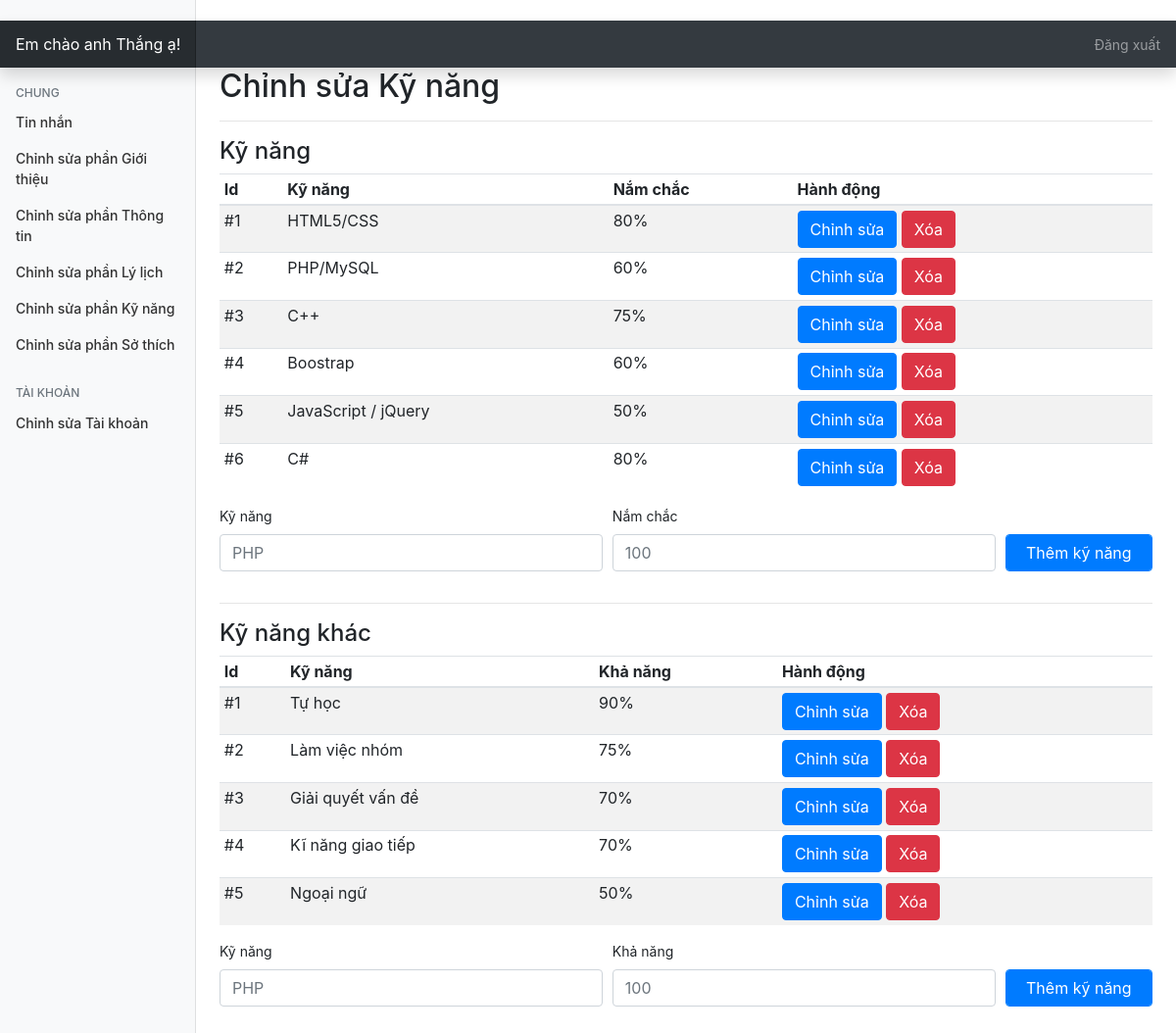
The app's page /admin/?editskills=true (signed in) with its own data.
### tables this page shows
CREATE TABLE `skills` (
  `id` int(11) NOT NULL,
  `skill` varchar(250) NOT NULL,
  `score` int(250) NOT NULL
);

CREATE TABLE `more_skills` (
  `id` int(11) NOT NULL,
  `skill` varchar(250) NOT NULL,
  `score` int(250) NOT NULL
);

### admin/php/skills.php (the view, shortened to what this page needs)
<h2>Chỉnh sửa Kỹ năng</h2>
<hr>
<h4 ID="skillsection">Kỹ năng</h4>
<table class="table table-striped table-sm">
    <thead>
        <tr>
            <th>Id</th>
            <th>Kỹ năng</th>
            <th>Nắm chắc</th>
            <th>Hành động</th>
        </tr>
    </thead>
    <tbody>
        <?php
            $query2="SELECT * FROM skills";
            $queryrun2=mysqli_query($conn,$query2);
            $count=1;
            while($data2=mysqli_fetch_array($queryrun2)){
        ?>
        <tr>
            <td>#<?=$count?></td>
            <td><?=$data2['skill']?></td>
            <td><?=$data2['score']?>%</td>
            <td><button type="button" class="btn btn-primary" data-toggle="modal" data-target="#modal<?=$data2['id']?>">
                    Chỉnh sửa
                </button> <a href="php/update_skills.php?del=<?=$data2['id']?>"><button type="button" class="btn btn-danger"
                        data-toggle="modal" data-target="#exampleModal">
                        Xóa
                    </button></a></td>
        </tr>
        <?php $count++;
} ?>
    </tbody>
</table>
<form action="php/update_skills.php" method="post">
    <div class="form-row">
        <div class="form-group col-md-5">
            <label for="sn">Kỹ năng</label>
            <input type="text" name="skill" class="form-control" id="website" placeholder="PHP" required>
        </div>
        <div class="form-group col-md-5">
            <label for="website">Nắm chắc</label>
            <input type="text" name="score" class="form-control" id="website" placeholder="100" required>
        </div>
        <div class="form-group col-md-2">
            <label class="text-white">submit</label>
            <input type="submit" name="addskill" class="btn btn-primary form-control" value="Thêm kỹ năng">
        </div>
    </div>
</form>
<hr>
<h4 ID="moreskillsection">Kỹ năng khác</h4>
<table class="table table-striped table-sm">
    <thead>
        <tr>
            <th>Id</th>
            <th>Kỹ năng</th>
            <th>Khả năng</th>
            <th>Hành động</th>
        </tr>
    </thead>
    <tbody>
        <?php
            $query3="SELECT * FROM more_skills";
            $queryrun3=mysqli_query($conn,$query3);
            $count=1;
            while($data3=mysqli_fetch_array($queryrun3)){
        ?>
        <tr>
            <td>#<?=$count?></td>
            <td><?=$data3['skill']?></td>
            <td><?=$data3['score']?>%</td>
            <td><button type="button" class="btn btn-primary" data-toggle="modal" data-target="#modal<?=$data3['id']?>">
                    Chỉnh sửa
                </button> <a href="php/update_skills.php?mdel=<?=$data3['id']?>"><button type="button" class="btn btn-danger"
                        data-toggle="modal" data-target="#exampleModal">
                        Xóa
                    </button></a></td>
        </tr>
        <?php $count++;
} ?>
    </tbody>
</table>
<form action="php/update_skills.php" method="post">
    <div class="form-row">
        <div class="form-group col-md-5">
            <label for="sn">Kỹ năng</label>
            <input type="text" name="skill" class="form-control" id="website" placeholder="PHP" required>
        </div>
        <div class="form-group col-md-5">
            <label for="website">Khả năng</label>
            <input type="text" name="score" class="form-control" id="website" placeholder="100" required>
        </div>
        <div class="form-group col-md-2">
            <label class="text-white">submit</label>
            <input type="submit" name="addmoreskill" class="btn btn-primary form-control" value="Thêm kỹ năng">
        </div>
    </div>
</form>

### admin/index.php (shortened to what this page needs)
<?php
include('../include/config.php');
?>
<!doctype html>
<html lang="en">
<head>
    <link href="assets/dist/css/bootstrap.css" rel="stylesheet">
    <link href="css/dashboard.css" rel="stylesheet">
</head>
<body>
    <nav class="navbar navbar-dark sticky-top bg-dark flex-md-nowrap p-0 shadow">
        <a class="navbar-brand col-md-3 col-lg-2 mr-0 px-3" href="#">Em chào <?=$_SESSION['username']?> ạ!</a>
        <ul class="navbar-nav px-3">
            <li class="nav-item text-nowrap">
                <a class="nav-link" href="php/logout.php">Đăng xuất</a>
            </li>
        </ul>
    </nav>
    <div class="container-fluid">
        <div class="row">
            <nav id="sidebarMenu" class="col-md-3 col-lg-2 d-md-block bg-light sidebar collapse">
                <div class="sidebar-sticky pt-3">
                    <ul class="nav flex-column">
                        <h6
                            class="sidebar-heading d-flex justify-content-between align-items-center px-3 mt-4 mb-1 text-muted">
                            <span>Chung</span>
                        </h6>
                        <li class="nav-item">
                            <a class="nav-link" href="../admin/">
                                Tin nhắn
                            </a>
                        </li>
                        <li class="nav-item">
                            <a class="nav-link" href="?edithome=true">
                                Chỉnh sửa phần Giới thiệu
                            </a>
                        </li>
                        <li class="nav-item">
                            <a class="nav-link" href="?editabout=true">
                                Chỉnh sửa phần Thông tin
                            </a>
                        </li>
                        <li class="nav-item">
                            <a class="nav-link" href="?editresume=true">
                                Chỉnh sửa phần Lý lịch
                            </a>
                        </li>
                        <li class="nav-item">
                            <a class="nav-link" href="?editskills=true">
                                Chỉnh sửa phần Kỹ năng
                            </a>
                        </li>
                        <li class="nav-item">
                            <a class="nav-link" href="?editinterests=true">
                                Chỉnh sửa phần Sở thích
                            </a>
                        </li>
                    </ul>
                    <h6
                        class="sidebar-heading d-flex justify-content-between align-items-center px-3 mt-4 mb-1 text-muted">
                        <span>Tài khoản</span>
                    </h6>
                    <ul class="nav flex-column mb-2">
                        <li class="nav-item">
                            <a class="nav-link" href="?editaccount=true">
                                Chỉnh sửa Tài khoản
                            </a>
                        </li>
                    </ul>
                </div>
            </nav>
            <main role="main" class="col-md-9 ml-sm-auto col-lg-10 px-md-4">
                <?php
                    if(isset($_GET['edithome'])){
                        include('php/home.php');
                    }
                    else if(isset($_GET['editabout'])){
                        include('php/about.php');
                    }
                    else if(isset($_GET['editresume'])){
                        include('php/resume.php');
                    }
                    else if(isset($_GET['editskills'])){
                        include('php/skills.php');
                    }
                ?>
            </main>
        </div>
    </div>
</body>
</html>

### admin/css/dashboard.css (style rules this page uses)
body { font-size: .875rem; }
.sidebar { position: fixed; top: 0; bottom: 0; left: 0; z-index: 100; padding: 48px 0 0; box-shadow: inset -1px 0 0 rgba(0, 0, 0, .1); }
.sidebar-sticky { position: relative; top: 0; height: calc(100vh - 48px); padding-top: .5rem; overflow-x: hidden; overflow-y: auto; }
.sidebar .nav-link { font-weight: 500; color: #333; }
.sidebar-heading { font-size: .75rem; text-transform: uppercase; }
.navbar-brand { padding-top: .75rem; padding-bottom: .75rem; font-size: 1rem; background-color: rgba(0, 0, 0, .25); box-shadow: inset -1px 0 0 rgba(0, 0, 0, .25); }

### records on screen
skills: skill "HTML5/CSS", score "80"
skills: skill "PHP/MySQL", score "60"
skills: skill "C++", score "75"
skills: skill "Boostrap", score "60"
skills: skill "JavaScript / jQuery", score "50"
skills: skill "C#", score "80"
more_skills: skill "Tự học", score "90"
more_skills: skill "Làm việc nhóm", score "75"
more_skills: skill "Giải quyết vấn đề", score "70"
more_skills: skill "Kĩ năng giao tiếp", score "70"
more_skills: skill "Ngoại ngữ", score "50"

### other values on screen
$_SESSION['username'] "anh Thắng"
